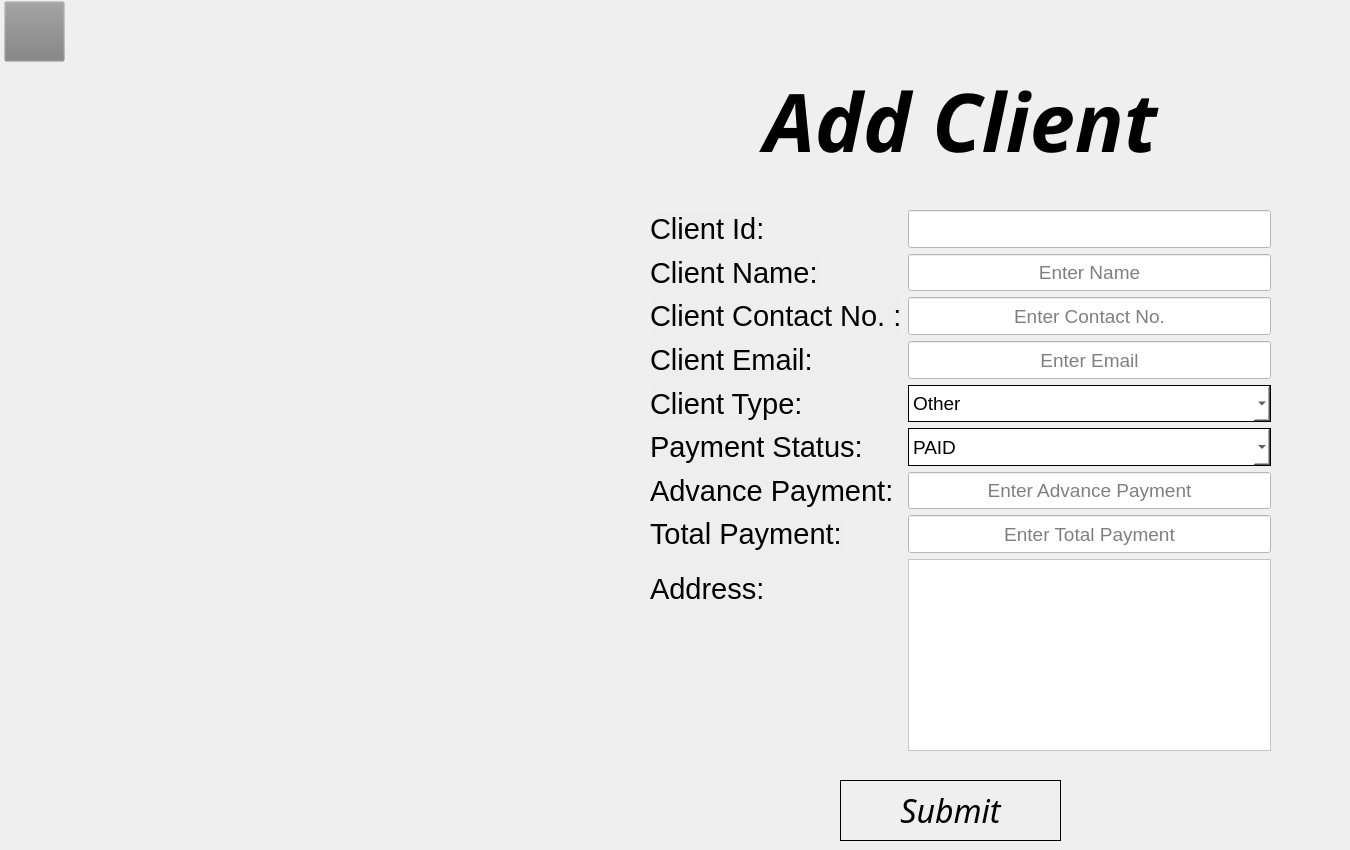
    <widget class="QWidget" name="ADDformforClient">
     <widget class="QPushButton" name="client_addform_backbutton">
      <property name="geometry">
       <rect>
        <x>4</x>
        <y>1</y>
        <width>61</width>
        <height>61</height>
       </rect>
      </property>
      <property name="styleSheet">
       <string notr="true">
background-color: rgb(128, 128, 128, 0.01);
border-image: url(:/back-button.png);</string>
      </property>
      <property name="text">
       <string/>
      </property>
     </widget>
     <widget class="QPushButton" name="pushButton_4">
      <property name="geometry">
       <rect>
        <x>840</x>
        <y>780</y>
        <width>221</width>
        <height>61</height>
       </rect>
      </property>
      <property name="font">
       <font>
        <family>Poppins</family>
        <pointsize>24</pointsize>
        <weight>50</weight>
        <italic>true</italic>
        <bold>false</bold>
       </font>
      </property>
      <property name="styleSheet">
       <string notr="true">border:1px solid black</string>
      </property>
      <property name="text">
       <string>Submit</string>
      </property>
     </widget>
     <widget class="QLabel" name="label_41">
      <property name="geometry">
       <rect>
        <x>580</x>
        <y>60</y>
        <width>761</width>
        <height>121</height>
       </rect>
      </property>
      <property name="font">
       <font>
        <family>JasmineUPC</family>
        <pointsize>61</pointsize>
        <weight>75</weight>
        <italic>true</italic>
        <bold>true</bold>
       </font>
      </property>
      <property name="styleSheet">
       <string notr="true">background-color: rgb(128, 128, 128, 0.001);</string>
      </property>
      <property name="text">
       <string>Add Client</string>
      </property>
      <property name="alignment">
       <set>Qt::AlignCenter</set>
      </property>
     </widget>
     <widget class="QWidget" name="layoutWidget">
      <property name="geometry">
       <rect>
        <x>650</x>
        <y>210</y>
        <width>621</width>
        <height>541</height>
       </rect>
      </property>
      <layout class="QFormLayout" name="formLayout_6">
       <item row="0" column="0">
        <widget class="QLabel" name="label_63">
         <property name="font">
          <font>
           <pointsize>22</pointsize>
          </font>
         </property>
         <property name="styleSheet">
          <string notr="true">background-color:rgb(128,128,128,0.01);</string>
         </property>
         <property name="text">
          <string>Client Id:</string>
         </property>
        </widget>
       </item>
       <item row="0" column="1">
        <widget class="QLineEdit" name="lineEdit_19">
         <property name="enabled">
          <bool>false</bool>
         </property>
         <property name="sizePolicy">
          <sizepolicy hsizetype="Expanding" vsizetype="Expanding">
           <horstretch>0</horstretch>
           <verstretch>0</verstretch>
          </sizepolicy>
         </property>
         <property name="font">
          <font>
           <pointsize>14</pointsize>
          </font>
         </property>
         <property name="styleSheet">
          <string notr="true">
background-color: white;</string>
         </property>
         <property name="alignment">
          <set>Qt::AlignCenter</set>
         </property>
         <property name="placeholderText">
          <string/>
         </property>
        </widget>
       </item>
       <item row="1" column="0">
        <widget class="QLabel" name="label_62">
         <property name="font">
          <font>
           <pointsize>22</pointsize>
          </font>
         </property>
         <property name="styleSheet">
          <string notr="true">background-color:rgb(128,128,128,0.01);</string>
         </property>
         <property name="text">
          <string>Client Name:</string>
         </property>
        </widget>
       </item>
       <item row="1" column="1">
        <widget class="QLineEdit" name="lineEdit_23">
         <property name="sizePolicy">
          <sizepolicy hsizetype="Expanding" vsizetype="Expanding">
           <horstretch>0</horstretch>
           <verstretch>0</verstretch>
          </sizepolicy>
         </property>
         <property name="font">
          <font>
           <pointsize>14</pointsize>
          </font>
         </property>
         <property name="styleSheet">
          <string notr="true">
background-color: white;</string>
         </property>
         <property name="alignment">
          <set>Qt::AlignCenter</set>
         </property>
         <property name="placeholderText">
          <string>Enter Name</string>
         </property>
        </widget>
       </item>
       <item row="2" column="0">
        <widget class="QLabel" name="label_64">
         <property name="font">
          <font>
           <pointsize>22</pointsize>
          </font>
         </property>
         <property name="styleSheet">
          <string notr="true">background-color:rgb(128,128,128,0.01);</string>
         </property>
         <property name="text">
          <string>Client Contact No. :</string>
         </property>
        </widget>
       </item>
       <item row="2" column="1">
        <widget class="QLineEdit" name="lineEdit_21">
         <property name="sizePolicy">
          <sizepolicy hsizetype="Expanding" vsizetype="Expanding">
           <horstretch>0</horstretch>
           <verstretch>0</verstretch>
          </sizepolicy>
         </property>
         <property name="font">
          <font>
           <pointsize>14</pointsize>
          </font>
         </property>
         <property name="styleSheet">
          <string notr="true">
background-color: white;</string>
         </property>
         <property name="alignment">
          <set>Qt::AlignCenter</set>
         </property>
         <property name="placeholderText">
          <string>Enter Contact No.</string>
         </property>
        </widget>
       </item>
       <item row="3" column="0">
        <widget class="QLabel" name="label_61">
         <property name="font">
          <font>
           <pointsize>22</pointsize>
          </font>
         </property>
         <property name="styleSheet">
          <string notr="true">background-color:rgb(128,128,128,0.01);</string>
         </property>
         <property name="text">
          <string>Client Email:</string>
         </property>
        </widget>
       </item>
       <item row="3" column="1">
        <widget class="QLineEdit" name="lineEdit_20">
         <property name="sizePolicy">
          <sizepolicy hsizetype="Expanding" vsizetype="Expanding">
           <horstretch>0</horstretch>
           <verstretch>0</verstretch>
          </sizepolicy>
         </property>
         <property name="font">
          <font>
           <pointsize>14</pointsize>
          </font>
         </property>
         <property name="styleSheet">
          <string notr="true">
background-color: white;</string>
         </property>
         <property name="alignment">
          <set>Qt::AlignCenter</set>
         </property>
         <property name="placeholderText">
          <string>Enter Email</string>
         </property>
        </widget>
       </item>
       <item row="4" column="0">
        <widget class="QLabel" name="label_91">
         <property name="font">
          <font>
           <pointsize>22</pointsize>
          </font>
         </property>
         <property name="styleSheet">
          <string notr="true">background-color:rgb(128,128,128,0.01);</string>
         </property>
         <property name="text">
          <string>Client Type:</string>
         </property>
        </widget>
       </item>
       <item row="4" column="1">
        <widget class="QComboBox" name="comboBox_21">
         <property name="sizePolicy">
          <sizepolicy hsizetype="Preferred" vsizetype="Expanding">
           <horstretch>0</horstretch>
           <verstretch>0</verstretch>
          </sizepolicy>
         </property>
         <property name="font">
          <font>
           <pointsize>14</pointsize>
          </font>
         </property>
         <property name="styleSheet">
          <string notr="true">background-color:rgb(255,255,255);
border:1px solid black
</string>
         </property>
         <item>
          <property name="text">
           <string>Other</string>
          </property>
         </item>
         <item>
          <property name="text">
           <string>Conference</string>
          </property>
         </item>
         <item>
          <property name="text">
           <string>Seminar</string>
          </property>
         </item>
         <item>
          <property name="text">
           <string>Wedding</string>
          </property>
         </item>
        </widget>
       </item>
       <item row="5" column="0">
        <widget class="QLabel" name="label_60">
         <property name="font">
          <font>
           <pointsize>22</pointsize>
          </font>
         </property>
         <property name="styleSheet">
          <string notr="true">background-color:rgb(128,128,128,0.01);</string>
         </property>
         <property name="text">
          <string>Payment Status:</string>
         </property>
        </widget>
       </item>
       <item row="5" column="1">
        <widget class="QComboBox" name="comboBox_17">
         <property name="sizePolicy">
          <sizepolicy hsizetype="Preferred" vsizetype="Expanding">
           <horstretch>0</horstretch>
           <verstretch>0</verstretch>
          </sizepolicy>
         </property>
         <property name="font">
          <font>
           <family>MS Shell Dlg 2</family>
           <pointsize>14</pointsize>
           <weight>50</weight>
           <italic>false</italic>
           <bold>false</bold>
          </font>
         </property>
         <property name="styleSheet">
          <string notr="true">background-color:rgb(255,255,255);
border:1px solid black
</string>
         </property>
         <property name="editable">
          <bool>false</bool>
         </property>
         <item>
          <property name="text">
           <string>PAID</string>
          </property>
         </item>
         <item>
          <property name="text">
           <string>UNPAID</string>
          </property>
         </item>
        </widget>
       </item>
       <item row="6" column="0">
        <widget class="QLabel" name="label_65">
         <property name="font">
          <font>
           <pointsize>22</pointsize>
          </font>
         </property>
         <property name="styleSheet">
          <string notr="true">background-color:rgb(128,128,128,0.01);</string>
         </property>
         <property name="text">
          <string>Advance Payment:</string>
         </property>
        </widget>
       </item>
       <item row="6" column="1">
        <widget class="QLineEdit" name="lineEdit_22">
         <property name="sizePolicy">
          <sizepolicy hsizetype="Expanding" vsizetype="Expanding">
           <horstretch>0</horstretch>
           <verstretch>0</verstretch>
          </sizepolicy>
         </property>
         <property name="font">
          <font>
           <pointsize>14</pointsize>
          </font>
         </property>
         <property name="styleSheet">
          <string notr="true">
background-color: white;</string>
         </property>
         <property name="alignment">
          <set>Qt::AlignCenter</set>
         </property>
         <property name="placeholderText">
          <string>Enter Advance Payment</string>
         </property>
        </widget>
       </item>
       <item row="7" column="0">
        <widget class="QLabel" name="label_67">
         <property name="font">
          <font>
           <pointsize>22</pointsize>
          </font>
         </property>
         <property name="styleSheet">
          <string notr="true">background-color:rgb(128,128,128,0.01);</string>
         </property>
         <property name="text">
          <string>Total Payment:</string>
         </property>
        </widget>
       </item>
       <item row="7" column="1">
        <widget class="QLineEdit" name="lineEdit_24">
         <property name="sizePolicy">
          <sizepolicy hsizetype="Expanding" vsizetype="Expanding">
           <horstretch>0</horstretch>
           <verstretch>0</verstretch>
          </sizepolicy>
         </property>
         <property name="font">
          <font>
           <pointsize>14</pointsize>
          </font>
         </property>
         <property name="styleSheet">
          <string notr="true">
background-color: white;</string>
         </property>
         <property name="alignment">
          <set>Qt::AlignCenter</set>
         </property>
         <property name="placeholderText">
          <string>Enter Total Payment</string>
         </property>
        </widget>
       </item>
       <item row="8" column="0">
        <widget class="QLabel" name="label_93">
         <property name="font">
          <font>
           <pointsize>22</pointsize>
          </font>
         </property>
         <property name="styleSheet">
          <string notr="true">background-color:rgb(128,128,128,0.01);</string>
         </property>
         <property name="text">
          <string>Address:</string>
         </property>
        </widget>
       </item>
       <item row="8" column="1">
        <widget class="QPlainTextEdit" name="plainTextEdit">
         <property name="styleSheet">
          <string notr="true">background-color:white</string>
         </property>
        </widget>
       </item>
      </layout>
     </widget>
    </widget>
